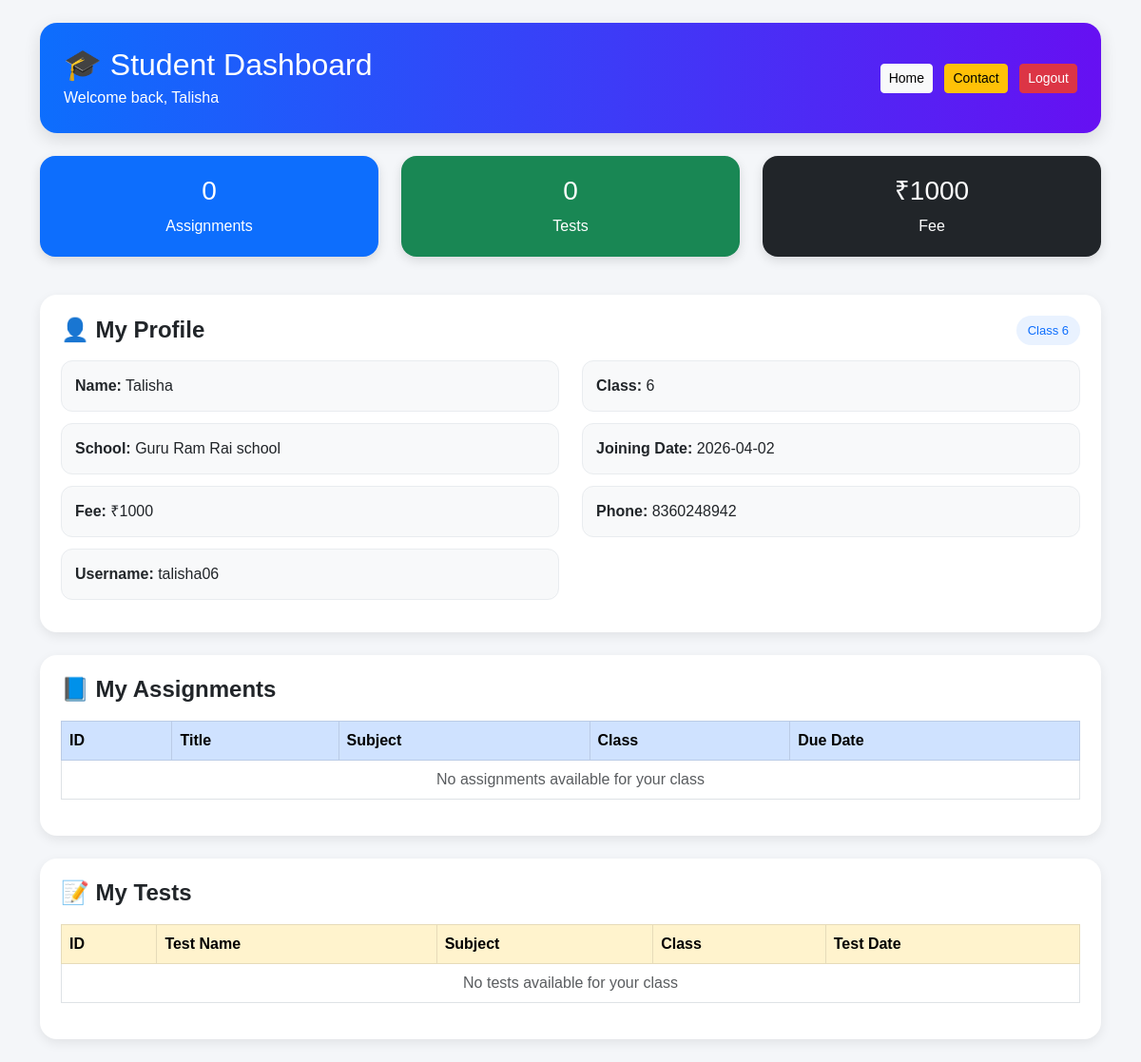
Page /student (signed in) on the committed database.
### tables this page shows
CREATE TABLE students (
            id INTEGER PRIMARY KEY AUTOINCREMENT,
            name TEXT,
            class TEXT,
            school TEXT,
            joining_date TEXT,
            fee INTEGER,
            phone TEXT,
            username TEXT UNIQUE
        );

### app.py (the view)
@app.route("/student")
def student_dashboard():
    if not student_required():
        return redirect(url_for("login"))
    username = session["user"]
    conn = get_connection()
    cur = conn.cursor()
    cur.execute("SELECT * FROM students WHERE username = ?", (username,))
    student = cur.fetchone()
    if not student:
        conn.close()
        return "❌ Student record not found."
    cur.execute("SELECT * FROM assignments WHERE class = ?", (student["class"],))
    assignments = cur.fetchall()
    cur.execute("SELECT * FROM tests WHERE class = ?", (student["class"],))
    tests = cur.fetchall()
    conn.close()
    return render_template(
        "student.html",
        student=student,
        assignments=assignments,
        tests=tests
    )

### app.py (called while the page is built)
def get_connection():
    conn = sqlite3.connect(DB_PATH)
    conn.row_factory = sqlite3.Row
    return conn

def login_required():
    return "role" in session and "user" in session

def student_required():
    return login_required() and session.get("role") == "student"

### templates/student.html (shortened to what this page needs)
<!DOCTYPE html>
<html lang="en">
<head>
    <link rel="stylesheet" href="https://cdn.jsdelivr.net/npm/bootstrap@5.3.0/dist/css/bootstrap.min.css">
</head>
<body>
<div class="container py-4">
    <div class="topbar mb-4">
        <div class="d-flex flex-column flex-md-row justify-content-between align-items-md-center">
            <div>
                <h2 class="mb-1">🎓 Student Dashboard</h2>
                <p class="mb-0">Welcome back, {{ student[1] }}</p>
            </div>
            <div class="mt-3 mt-md-0">
                <a href="/" class="btn btn-light btn-sm me-2">Home</a>
                <a href="/contact" class="btn btn-warning btn-sm me-2">Contact</a>
                <a href="/logout" class="btn btn-danger btn-sm">Logout</a>
            </div>
        </div>
    </div>
    <div class="row mb-4">
        <div class="col-md-4 mb-3">
            <div class="stat-card bg-primary">
                <h3>{{ assignments|length }}</h3>
                <p class="mb-0">Assignments</p>
            </div>
        </div>
        <div class="col-md-4 mb-3">
            <div class="stat-card bg-success">
                <h3>{{ tests|length }}</h3>
                <p class="mb-0">Tests</p>
            </div>
        </div>
        <div class="col-md-4 mb-3">
            <div class="stat-card bg-dark">
                <h3>₹{{ student[5] }}</h3>
                <p class="mb-0">Fee</p>
            </div>
        </div>
    </div>
    <div class="card-box mb-4">
        <div class="d-flex justify-content-between align-items-center mb-3">
            <h4 class="section-title mb-0">👤 My Profile</h4>
            <span class="badge-soft">Class {{ student[2] }}</span>
        </div>
        <div class="row">
            <div class="col-md-6">
                <div class="info-box">
                    <strong>Name:</strong> {{ student[1] }}
                </div>
            </div>
            <div class="col-md-6">
                <div class="info-box">
                    <strong>Class:</strong> {{ student[2] }}
                </div>
            </div>
            <div class="col-md-6">
                <div class="info-box">
                    <strong>School:</strong> {{ student[3] }}
                </div>
            </div>
            <div class="col-md-6">
                <div class="info-box">
                    <strong>Joining Date:</strong> {{ student[4] }}
                </div>
            </div>
            <div class="col-md-6">
                <div class="info-box">
                    <strong>Fee:</strong> ₹{{ student[5] }}
                </div>
            </div>
            <div class="col-md-6">
                <div class="info-box">
                    <strong>Phone:</strong> {{ student[6] }}
                </div>
            </div>
            <div class="col-md-6">
                <div class="info-box">
                    <strong>Username:</strong> {{ student[7] }}
                </div>
            </div>
        </div>
    </div>
    <div class="card-box mb-4">
        <h4 class="section-title">📘 My Assignments</h4>
        <div class="table-responsive">
            <table class="table table-bordered table-hover align-middle">
                <thead class="table-primary">
                    <tr>
                        <th>ID</th>
                        <th>Title</th>
                        <th>Subject</th>
                        <th>Class</th>
                        <th>Due Date</th>
                    </tr>
                </thead>
                <tbody>
                    {% if assignments %}
                        {% for a in assignments %}
                        <tr>
                            <td>{{ a[0] }}</td>
                            <td>{{ a[1] }}</td>
                            <td>{{ a[2] }}</td>
                            <td>{{ a[3] }}</td>
                            <td>{{ a[4] }}</td>
                        </tr>
                        {% endfor %}
                    {% else %}
                        <tr>
                            <td colspan="5" class="text-center text-muted">
                                No assignments available for your class
                            </td>
                        </tr>
                    {% endif %}
                </tbody>
            </table>
        </div>
    </div>
    <div class="card-box">
        <h4 class="section-title">📝 My Tests</h4>
        <div class="table-responsive">
            <table class="table table-bordered table-hover align-middle">
                <thead class="table-warning">
                    <tr>
                        <th>ID</th>
                        <th>Test Name</th>
                        <th>Subject</th>
                        <th>Class</th>
                        <th>Test Date</th>
                    </tr>
                </thead>
                <tbody>
                    {% if tests %}
                        {% for t in tests %}
                        <tr>
                            <td>{{ t[0] }}</td>
                            <td>{{ t[1] }}</td>
                            <td>{{ t[2] }}</td>
                            <td>{{ t[3] }}</td>
                            <td>{{ t[4] }}</td>
                        </tr>
                        {% endfor %}
                    {% else %}
                        <tr>
                            <td colspan="5" class="text-center text-muted">
                                No tests available for your class
                            </td>
                        </tr>
                    {% endif %}
                </tbody>
            </table>
        </div>
    </div>
</div>
</body>
</html>

### templates/student.html (style rules this page uses)
body { background: #f4f6f9; font-family: Arial, sans-serif; }
.topbar { background: linear-gradient(90deg, #0d6efd, #6610f2); color: white; border-radius: 18px; padding: 25px; box-shadow: 0px 6px 18px rgba(0,0,0,0.12); }
.card-box { background: white; border-radius: 18px; box-shadow: 0px 4px 12px rgba(0,0,0,0.08); padding: 22px; }
.stat-card { border-radius: 16px; color: white; padding: 20px; text-align: center; box-shadow: 0px 4px 12px rgba(0,0,0,0.12); }
.info-box { background: #f8f9fa; border-radius: 12px; padding: 14px; margin-bottom: 12px; border: 1px solid #e9ecef; }
.section-title { font-weight: 700; margin-bottom: 18px; }
.table thead th { vertical-align: middle; }
.badge-soft { background: #e9f2ff; color: #0d6efd; padding: 6px 12px; border-radius: 20px; font-size: 13px; }

### rows in the picture
students: name "Talisha", fee "1000", class "6", school "Guru Ram Rai school", joining_date "2026-04-02", phone "8360248942", username "talisha06"

### other values in the picture
{{ assignments|length }} "0"
{{ tests|length }} "0"
